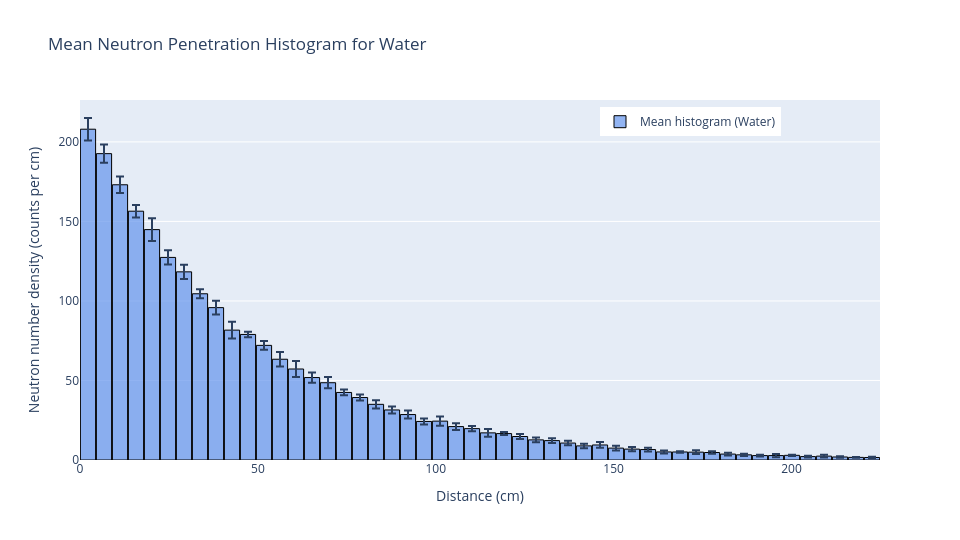
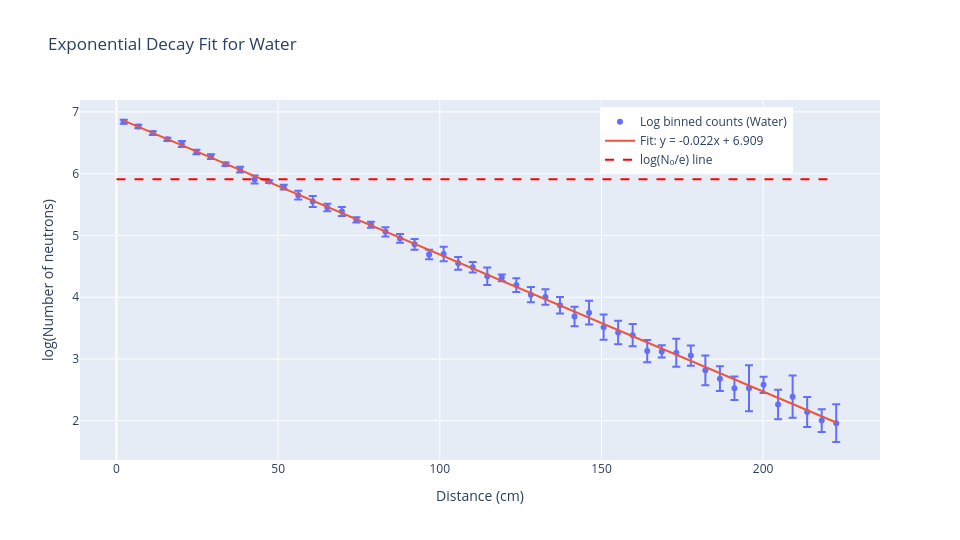

Notebook code for these charts, in order:
### Markdown cell above
`print_results` is the final function for this section. It executes the other functions as required graphing the histogram and the straight line fit for water, but skipping it for the other materials (they look similar so to reduce clutter they are ommitted). It then produces a table of results for the attenuation lengths for all materials, although these are far larger than expected since we do not consider scattering as mentioned above, hence the neutrons penetrate much further when only travelling in straight lines.

### Code cell
def print_results(samples, bins, trials):
    # Water first (for plotting)
    bin_midpoints, mean_counts, std_counts, mean_density, std_density = compute_histograms(samples=samples, material=water, bins=bins, trials=trials)
    plot_mean_histogram(bin_midpoints, mean_density, std_density, material=water)
    x, y, y_err, slope, intercept, slope_err, intercept_err = transform_and_fit(bin_midpoints, mean_counts, std_counts)
    plot_exponential_fit_with_errors(x, y, y_err, slope, intercept, material=water)

    # Get results for all materials
    materials = [water, lead, graphite]
    data = []
    for material in materials:
        bin_midpoints, mean_counts, std_counts, mean_density, std_density = compute_histograms(samples=samples, material=material, bins=bins, trials=trials)
        _, _, _, slope, _, slope_err, _ = transform_and_fit(bin_midpoints, mean_counts, std_counts)
        data.append((material, slope, slope_err))

    # Markdown output
    markdown = "Material | Theoretical Attenuation Length (cm) | Simulated Attenuation Length (cm)\n"
    markdown += " --- | --- | --- \n"
    for material, slope, slope_err in data:
        theoretical = 1 / material.absorption_cross_section
        simulated = -1 / slope
        simulated_err = slope_err / (slope ** 2)
        result = format_appropriate(simulated, simulated_err, 2)
        markdown += f"{material.name} | ${theoretical:.2f}$ | {result}\n"

    print_markdown(markdown)

print_results(samples=10000, bins=50, trials=10)

### Figure 1 — Plotly figure (JSON) as saved in the notebook; plotly's stock layout.template omitted (floating-point values rounded to 4 significant figures)
{"data": [{"error_y": {"array": [7.047, 5.689, 5.176, 3.953, 7.107, 4.492, 4.509, 2.825, 4.362, 5.293, 1.725, 2.737, 4.491, 5.098, 3.206, 3.543, 1.801, 1.921, 2.601, 2.206, 2.475, 1.902, 2.838, 2.161, 1.658, 2.403, 0.9171, 1.638, 1.545, 1.527, 1.408, 1.408, 1.807, 1.528, 1.296, 1.178, 0.9157, 0.5076, 1.12, 0.7754, 0.8897, 0.6536, 0.5285, 1.035, 0.3826, 0.509, 0.8287, 0.4584, 0.3016, 0.4816], "type": "data", "visible": true}, "marker": {"color": "rgba(100, 149, 237, 0.7)", "line": {"color": "black", "width": 1}}, "name": "Mean histogram (Water)", "type": "bar", "x": [2.249, 6.746, 11.24, 15.74, 20.24, 24.73, 29.23, 33.73, 38.23, 42.72, 47.22, 51.72, 56.21, 60.71, 65.21, 69.71, 74.2, 78.7, 83.2, 87.69, 92.19, 96.69, 101.2, 105.7, 110.2, 114.7, 119.2, 123.7, 128.2, 132.7, 137.2, 141.7, 146.2, 150.7, 155.2, 159.6, 164.1, 168.6, 173.1, 177.6, 182.1, 186.6, 191.1, 195.6, 200.1, 204.6, 209.1, 213.6, 218.1, 222.6], "y": [208.0, 192.6, 173.0, 156.4, 144.8, 127.4, 118.3, 104.5, 95.79, 81.65, 78.94, 72.07, 63.35, 57.21, 51.83, 48.59, 42.47, 39.27, 35.0, 31.46, 28.57, 24.24, 24.44, 21.01, 19.72, 17.06, 16.61, 14.76, 12.65, 12.19, 10.65, 8.872, 9.45, 7.471, 6.849, 6.56, 5.07, 5.048, 4.936, 4.714, 3.713, 3.246, 2.78, 2.78, 2.935, 2.135, 2.424, 1.89, 1.645, 1.579]}], "layout": {"autosize": true, "bargap": 0.05, "height": 540, "legend": {"x": 0.65, "y": 0.98}, "showlegend": true, "title": {"text": "Mean Neutron Penetration Histogram for Water"}, "width": 960, "xaxis": {"title": {"text": "Distance (cm)"}}, "yaxis": {"title": {"text": "Neutron number density (counts per cm)"}}}}

### Figure 2 — Plotly figure (JSON) as saved in the notebook; plotly's stock layout.template omitted (floating-point values rounded to 4 significant figures)
{"data": [{"error_y": {"array": [0.03388, 0.02954, 0.02991, 0.02527, 0.04906, 0.03527, 0.03812, 0.02703, 0.04553, 0.06482, 0.02186, 0.03798, 0.07089, 0.0891, 0.06185, 0.07292, 0.04241, 0.04892, 0.07432, 0.07012, 0.08661, 0.07849, 0.1161, 0.1028, 0.08407, 0.1409, 0.05521, 0.1109, 0.1221, 0.1253, 0.1322, 0.1587, 0.1912, 0.2046, 0.1892, 0.1795, 0.1806, 0.1006, 0.2268, 0.1645, 0.2396, 0.2013, 0.1902, 0.3722, 0.1303, 0.2384, 0.3419, 0.2425, 0.1833, 0.305], "type": "data", "visible": true}, "mode": "markers", "name": "Log binned counts (Water)", "type": "scatter", "x": [2.249, 6.746, 11.24, 15.74, 20.24, 24.73, 29.23, 33.73, 38.23, 42.72, 47.22, 51.72, 56.21, 60.71, 65.21, 69.71, 74.2, 78.7, 83.2, 87.69, 92.19, 96.69, 101.2, 105.7, 110.2, 114.7, 119.2, 123.7, 128.2, 132.7, 137.2, 141.7, 146.2, 150.7, 155.2, 159.6, 164.1, 168.6, 173.1, 177.6, 182.1, 186.6, 191.1, 195.6, 200.1, 204.6, 209.1, 213.6, 218.1, 222.6], "y": [6.841, 6.764, 6.657, 6.556, 6.479, 6.351, 6.277, 6.153, 6.066, 5.906, 5.872, 5.781, 5.652, 5.55, 5.451, 5.387, 5.252, 5.174, 5.059, 4.952, 4.856, 4.691, 4.7, 4.549, 4.485, 4.34, 4.313, 4.196, 4.041, 4.004, 3.869, 3.686, 3.75, 3.515, 3.428, 3.384, 3.127, 3.122, 3.1, 3.054, 2.815, 2.681, 2.526, 2.526, 2.58, 2.262, 2.389, 2.14, 2.001, 1.96]}, {"mode": "lines", "name": "Fit: y = -0.022x + 6.909", "type": "scatter", "x": [2.249, 6.746, 11.24, 15.74, 20.24, 24.73, 29.23, 33.73, 38.23, 42.72, 47.22, 51.72, 56.21, 60.71, 65.21, 69.71, 74.2, 78.7, 83.2, 87.69, 92.19, 96.69, 101.2, 105.7, 110.2, 114.7, 119.2, 123.7, 128.2, 132.7, 137.2, 141.7, 146.2, 150.7, 155.2, 159.6, 164.1, 168.6, 173.1, 177.6, 182.1, 186.6, 191.1, 195.6, 200.1, 204.6, 209.1, 213.6, 218.1, 222.6], "y": [6.859, 6.759, 6.659, 6.559, 6.46, 6.36, 6.26, 6.16, 6.061, 5.961, 5.861, 5.762, 5.662, 5.562, 5.462, 5.363, 5.263, 5.163, 5.063, 4.964, 4.864, 4.764, 4.664, 4.565, 4.465, 4.365, 4.265, 4.166, 4.066, 3.966, 3.866, 3.767, 3.667, 3.567, 3.467, 3.368, 3.268, 3.168, 3.069, 2.969, 2.869, 2.769, 2.67, 2.57, 2.47, 2.37, 2.271, 2.171, 2.071, 1.971]}, {"line": {"color": "red", "dash": "dash"}, "mode": "lines", "name": "log(N₀/e) line", "type": "scatter", "x": [0, 222.6], "y": [5.909, 5.909]}], "layout": {"autosize": true, "height": 540, "legend": {"x": 0.65, "y": 0.98}, "title": {"text": "Exponential Decay Fit for Water"}, "width": 960, "xaxis": {"title": {"text": "Distance (cm)"}}, "yaxis": {"title": {"text": "log(Number of neutrons)"}}}}
